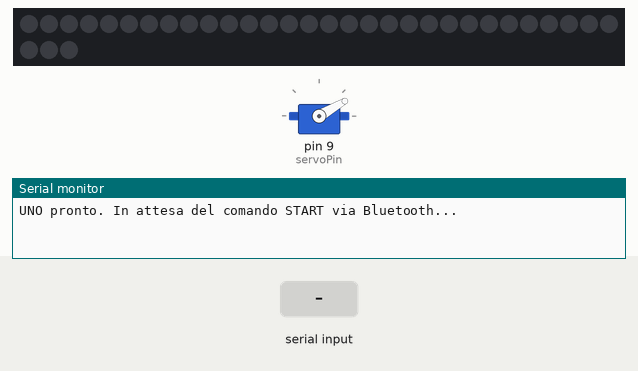
Recording of a sketch running on a simulated Arduino Uno, built with avr-gcc and run on an emulated ATmega328P. Parts: servo, 33 RGB LEDs in strip order, left to right, continuing on the next row, the last lines printed to the serial monitor. The test bench sets the inputs (shaded band).

Above: at 1.2 s.
1.3 s: "START\n" received over the second serial link
At 1.87 s:
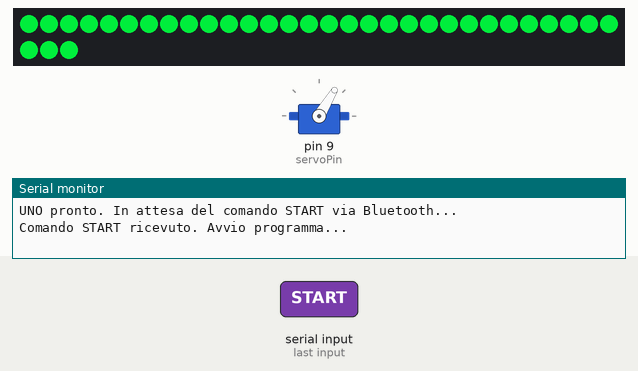
At 6.1 s:
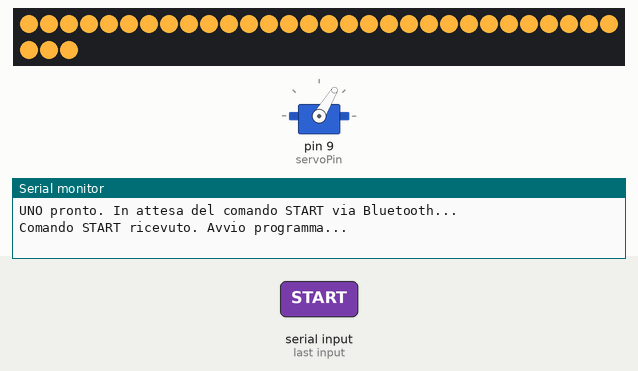
Timing chart, 0 to 14.4 s (numbered marks = the images above; inputs shaded):
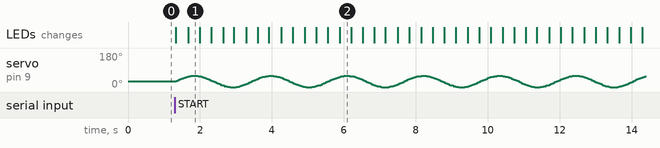

The sketch:

arduino_uno_codice_scimmia_e_led_bluetooth.ino
```cpp
#include <Servo.h>
#include <SoftwareSerial.h>
#include <Adafruit_NeoPixel.h>

// === Bluetooth ===
SoftwareSerial BTSerial(10, 11); // RX, TX

// === Servo ===
Servo myservo;
const int servoPin = 9;
float t = 0;
const float speedFactor = 0.12;

// === WS2812B ===
#define LED_PIN 6
#define NUM_LEDS 33
Adafruit_NeoPixel strip(NUM_LEDS, LED_PIN, NEO_GRB + NEO_KHZ800);

// === Stato ===
bool programmaAvviato = false;
unsigned long lastColorChange = 0;
const unsigned long colorInterval = 300; // 300ms = bum bum bum
int currentColorIndex = 0;

// Colori LED da ciclare
const uint32_t colors[] = {
  // Verde
  strip.Color(0, 128, 0),     // Verde scuro
  strip.Color(0, 200, 50),    // Verde medio
  strip.Color(0, 255, 100),   // Verde chiaro

  // Arancione
  strip.Color(200, 80, 0),    // Arancione scuro
  strip.Color(255, 120, 0),   // Arancione medio
  strip.Color(255, 180, 60),  // Arancione chiaro

  // Azzurro
  strip.Color(0, 120, 200),   // Azzurro scuro
  strip.Color(0, 180, 255),   // Azzurro medio
  strip.Color(100, 220, 255)  // Azzurro chiaro
};

const int numColors = sizeof(colors) / sizeof(colors[0]);

void setup() {
  Serial.begin(9600);
  BTSerial.begin(9600);

  myservo.attach(servoPin);
  myservo.write(30);

  strip.begin();
  strip.show(); // Spegne tutti i LED

  Serial.println("UNO pronto. In attesa del comando START via Bluetooth...");
}

void loop() {
  // 🎯 Ricezione comando via Bluetooth
  if (BTSerial.available()) {
    String comando = BTSerial.readStringUntil('\n');
    comando.trim();

    if (comando == "START") {
      Serial.println("Comando START ricevuto. Avvio programma...");
      programmaAvviato = true;
    }
  }

  if (programmaAvviato) {
    // 🤖 Movimento servo (ritmo scimmia invariato)
     float sinValue = (sin(t) + 1) / 2;
    int angle = 0 + sinValue * 60;
    myservo.write(angle);
    t += speedFactor;
    delay(20);

    // 💡 Cambio colore LED ogni 300ms (indipendente)
    if (millis() - lastColorChange >= colorInterval) {
      lastColorChange = millis();
      setColor(colors[currentColorIndex]);
      currentColorIndex = (currentColorIndex + 1) % numColors;
    }
  }

  delay(20); // solo per il movimento fluido del servo
}

void setColor(uint32_t color) {
  for (int i = 0; i < NUM_LEDS; i++) {
    strip.setPixelColor(i, color);
  }
  strip.show();
}
```
